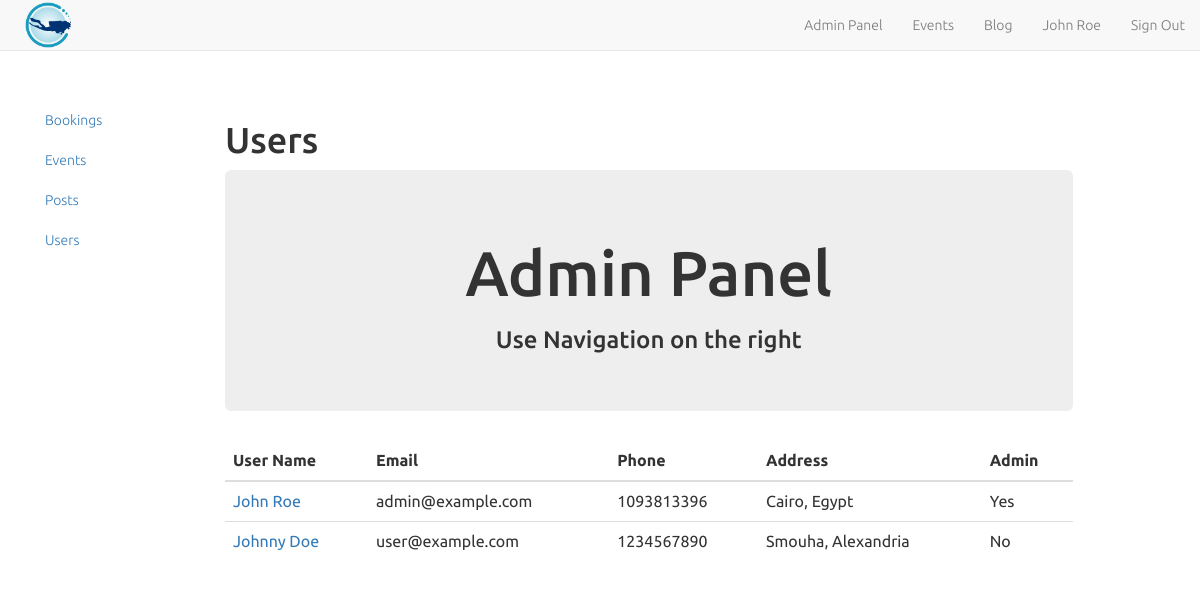
The app's page /admin/dashboard.php?p=users (signed in) with its own data.
### tables this page shows
CREATE TABLE `users` (
  `user_id` int(11) UNSIGNED NOT NULL,
  `name` varchar(255) NOT NULL,
  `email` varchar(255) NOT NULL,
  `password` varchar(255) NOT NULL,
  `phone` int(30) DEFAULT NULL,
  `address` varchar(255) DEFAULT NULL,
  `admin` tinyint(1) NOT NULL DEFAULT '0'
);

### admin/users.php (the view)
<h1>Users</h1>
<?php
try {
  $stmt = $conn->prepare('SELECT * FROM users');
  $stmt->execute();
  $result = $stmt->fetchAll();
  echo '<table class="table">
        <thead>
        <tr>
        <th>User Name</th>
        <th>Email</th>
        <th>Phone</th>
        <th>Address</th>
        <th>Admin</th>
        </tr>
        </thead>
        <tbody>';
  foreach( $result as $row ) {
    echo '<tr>';
    echo '<td><a href="../users/show.php?id='.$row['user_id'].'">'.$row['name'].'</a></td>';
    echo '<td>'.$row['email'].'</td>';
    echo '<td>'.$row['phone'].'</td>';
    echo '<td>'.$row['address'].'</td>';
    if ($row['admin']==1){
      echo '<td>Yes</td>';
    } else {
      echo '<td>No</td>';
    }
          echo '</tr>';
        }
      } catch (PDOException $e) {
              echo $e->getMessage();
          }
          ?>

### records on screen
users: name "John Roe", email "admin@example.com", phone "1093813396", address "Cairo, Egypt", admin "Yes"
users: name "Johnny Doe", email "user@example.com", phone "1234567890", address "Smouha, Alexandria", admin "No"

### other values on screen
$_SESSION['name'] "John Roe"
